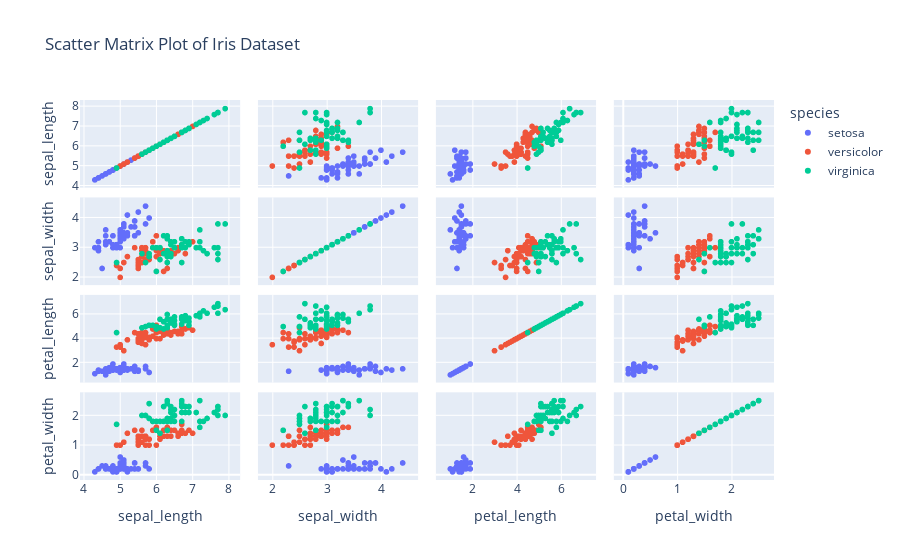

Notebook cell for this chart:
### Markdown cell above
Q4. Using the iris dataset in the Plotly library, Plot a scatter matrix plot, using the "species" column for 
the color parameter.

### Code cell
import plotly.express as px

iris = px.data.iris()
scatter_matrix = px.scatter_matrix(iris, 
                                   dimensions=["sepal_length", "sepal_width", "petal_length", "petal_width"], 
                                   color="species",
                                   title="Scatter Matrix Plot of Iris Dataset")
scatter_matrix.show()

### Figure 1 — Plotly figure (JSON) as saved in the notebook; plotly's stock layout.template omitted (floating-point values rounded to 4 significant figures)
{"data": [{"dimensions": [{"axis": {"matches": true}, "label": "sepal_length", "values": [5.1, 4.9, 4.7, 4.6, 5, 5.4, 4.6, 5, 4.4, 4.9, 5.4, 4.8, 4.8, 4.3, 5.8, 5.7, 5.4, 5.1, 5.7, 5.1, 5.4, 5.1, 4.6, 5.1, 4.8, 5, 5, 5.2, 5.2, 4.7, 4.8, 5.4, 5.2, 5.5, 4.9, 5, 5.5, 4.9, 4.4, 5.1, 5, 4.5, 4.4, 5, 5.1, 4.8, 5.1, 4.6, 5.3, 5]}, {"axis": {"matches": true}, "label": "sepal_width", "values": [3.5, 3, 3.2, 3.1, 3.6, 3.9, 3.4, 3.4, 2.9, 3.1, 3.7, 3.4, 3, 3, 4, 4.4, 3.9, 3.5, 3.8, 3.8, 3.4, 3.7, 3.6, 3.3, 3.4, 3, 3.4, 3.5, 3.4, 3.2, 3.1, 3.4, 4.1, 4.2, 3.1, 3.2, 3.5, 3.1, 3, 3.4, 3.5, 2.3, 3.2, 3.5, 3.8, 3, 3.8, 3.2, 3.7, 3.3]}, {"axis": {"matches": true}, "label": "petal_length", "values": [1.4, 1.4, 1.3, 1.5, 1.4, 1.7, 1.4, 1.5, 1.4, 1.5, 1.5, 1.6, 1.4, 1.1, 1.2, 1.5, 1.3, 1.4, 1.7, 1.5, 1.7, 1.5, 1, 1.7, 1.9, 1.6, 1.6, 1.5, 1.4, 1.6, 1.6, 1.5, 1.5, 1.4, 1.5, 1.2, 1.3, 1.5, 1.3, 1.5, 1.3, 1.3, 1.3, 1.6, 1.9, 1.4, 1.6, 1.4, 1.5, 1.4]}, {"axis": {"matches": true}, "label": "petal_width", "values": [0.2, 0.2, 0.2, 0.2, 0.2, 0.4, 0.3, 0.2, 0.2, 0.1, 0.2, 0.2, 0.1, 0.1, 0.2, 0.4, 0.4, 0.3, 0.3, 0.3, 0.2, 0.4, 0.2, 0.5, 0.2, 0.2, 0.4, 0.2, 0.2, 0.2, 0.2, 0.4, 0.1, 0.2, 0.1, 0.2, 0.2, 0.1, 0.2, 0.2, 0.3, 0.3, 0.2, 0.6, 0.4, 0.3, 0.2, 0.2, 0.2, 0.2]}], "hovertemplate": "species=setosa<br>%{xaxis.title.text}=%{x}<br>%{yaxis.title.text}=%{y}<extra></extra>", "legendgroup": "setosa", "marker": {"color": "#636efa", "symbol": "circle"}, "name": "setosa", "showlegend": true, "type": "splom"}, {"dimensions": [{"axis": {"matches": true}, "label": "sepal_length", "values": [7, 6.4, 6.9, 5.5, 6.5, 5.7, 6.3, 4.9, 6.6, 5.2, 5, 5.9, 6, 6.1, 5.6, 6.7, 5.6, 5.8, 6.2, 5.6, 5.9, 6.1, 6.3, 6.1, 6.4, 6.6, 6.8, 6.7, 6, 5.7, 5.5, 5.5, 5.8, 6, 5.4, 6, 6.7, 6.3, 5.6, 5.5, 5.5, 6.1, 5.8, 5, 5.6, 5.7, 5.7, 6.2, 5.1, 5.7]}, {"axis": {"matches": true}, "label": "sepal_width", "values": [3.2, 3.2, 3.1, 2.3, 2.8, 2.8, 3.3, 2.4, 2.9, 2.7, 2, 3, 2.2, 2.9, 2.9, 3.1, 3, 2.7, 2.2, 2.5, 3.2, 2.8, 2.5, 2.8, 2.9, 3, 2.8, 3, 2.9, 2.6, 2.4, 2.4, 2.7, 2.7, 3, 3.4, 3.1, 2.3, 3, 2.5, 2.6, 3, 2.6, 2.3, 2.7, 3, 2.9, 2.9, 2.5, 2.8]}, {"axis": {"matches": true}, "label": "petal_length", "values": [4.7, 4.5, 4.9, 4, 4.6, 4.5, 4.7, 3.3, 4.6, 3.9, 3.5, 4.2, 4, 4.7, 3.6, 4.4, 4.5, 4.1, 4.5, 3.9, 4.8, 4, 4.9, 4.7, 4.3, 4.4, 4.8, 5, 4.5, 3.5, 3.8, 3.7, 3.9, 5.1, 4.5, 4.5, 4.7, 4.4, 4.1, 4, 4.4, 4.6, 4, 3.3, 4.2, 4.2, 4.2, 4.3, 3, 4.1]}, {"axis": {"matches": true}, "label": "petal_width", "values": [1.4, 1.5, 1.5, 1.3, 1.5, 1.3, 1.6, 1, 1.3, 1.4, 1, 1.5, 1, 1.4, 1.3, 1.4, 1.5, 1, 1.5, 1.1, 1.8, 1.3, 1.5, 1.2, 1.3, 1.4, 1.4, 1.7, 1.5, 1, 1.1, 1, 1.2, 1.6, 1.5, 1.6, 1.5, 1.3, 1.3, 1.3, 1.2, 1.4, 1.2, 1, 1.3, 1.2, 1.3, 1.3, 1.1, 1.3]}], "hovertemplate": "species=versicolor<br>%{xaxis.title.text}=%{x}<br>%{yaxis.title.text}=%{y}<extra></extra>", "legendgroup": "versicolor", "marker": {"color": "#EF553B", "symbol": "circle"}, "name": "versicolor", "showlegend": true, "type": "splom"}, {"dimensions": [{"axis": {"matches": true}, "label": "sepal_length", "values": [6.3, 5.8, 7.1, 6.3, 6.5, 7.6, 4.9, 7.3, 6.7, 7.2, 6.5, 6.4, 6.8, 5.7, 5.8, 6.4, 6.5, 7.7, 7.7, 6, 6.9, 5.6, 7.7, 6.3, 6.7, 7.2, 6.2, 6.1, 6.4, 7.2, 7.4, 7.9, 6.4, 6.3, 6.1, 7.7, 6.3, 6.4, 6, 6.9, 6.7, 6.9, 5.8, 6.8, 6.7, 6.7, 6.3, 6.5, 6.2, 5.9]}, {"axis": {"matches": true}, "label": "sepal_width", "values": [3.3, 2.7, 3, 2.9, 3, 3, 2.5, 2.9, 2.5, 3.6, 3.2, 2.7, 3, 2.5, 2.8, 3.2, 3, 3.8, 2.6, 2.2, 3.2, 2.8, 2.8, 2.7, 3.3, 3.2, 2.8, 3, 2.8, 3, 2.8, 3.8, 2.8, 2.8, 2.6, 3, 3.4, 3.1, 3, 3.1, 3.1, 3.1, 2.7, 3.2, 3.3, 3, 2.5, 3, 3.4, 3]}, {"axis": {"matches": true}, "label": "petal_length", "values": [6, 5.1, 5.9, 5.6, 5.8, 6.6, 4.5, 6.3, 5.8, 6.1, 5.1, 5.3, 5.5, 5, 5.1, 5.3, 5.5, 6.7, 6.9, 5, 5.7, 4.9, 6.7, 4.9, 5.7, 6, 4.8, 4.9, 5.6, 5.8, 6.1, 6.4, 5.6, 5.1, 5.6, 6.1, 5.6, 5.5, 4.8, 5.4, 5.6, 5.1, 5.1, 5.9, 5.7, 5.2, 5, 5.2, 5.4, 5.1]}, {"axis": {"matches": true}, "label": "petal_width", "values": [2.5, 1.9, 2.1, 1.8, 2.2, 2.1, 1.7, 1.8, 1.8, 2.5, 2, 1.9, 2.1, 2, 2.4, 2.3, 1.8, 2.2, 2.3, 1.5, 2.3, 2, 2, 1.8, 2.1, 1.8, 1.8, 1.8, 2.1, 1.6, 1.9, 2, 2.2, 1.5, 1.4, 2.3, 2.4, 1.8, 1.8, 2.1, 2.4, 2.3, 1.9, 2.3, 2.5, 2.3, 1.9, 2, 2.3, 1.8]}], "hovertemplate": "species=virginica<br>%{xaxis.title.text}=%{x}<br>%{yaxis.title.text}=%{y}<extra></extra>", "legendgroup": "virginica", "marker": {"color": "#00cc96", "symbol": "circle"}, "name": "virginica", "showlegend": true, "type": "splom"}], "layout": {"autosize": true, "dragmode": "select", "legend": {"title": {"text": "species"}, "tracegroupgap": 0}, "title": {"text": "Scatter Matrix Plot of Iris Dataset"}, "xaxis": {"autorange": true, "range": [3.598, 8.602], "type": "linear"}, "xaxis2": {"autorange": true, "range": [1.532, 4.868], "type": "linear"}, "xaxis3": {"autorange": true, "range": [-0.1504, 8.05], "type": "linear"}, "xaxis4": {"autorange": true, "range": [-0.368, 2.968], "type": "linear"}, "yaxis": {"autorange": true, "range": [3.598, 8.602], "type": "linear"}, "yaxis2": {"autorange": true, "range": [1.532, 4.868], "type": "linear"}, "yaxis3": {"autorange": true, "range": [-0.1504, 8.05], "type": "linear"}, "yaxis4": {"autorange": true, "range": [-0.368, 2.968], "type": "linear"}}}
